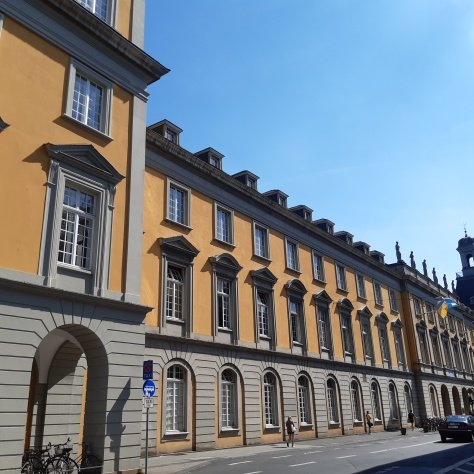
#> input picture Sheet03/data/bonn.jpg, 474 x 474 px
$ python q1_template.py
#> lines starting #> are read from the running program, lines starting #| are printed output that depends on the picture; after the words box and inside, x2 and y2 are one past the last pixel; in counts of white or black regions, pixels touching at a corner belong together
"""
Task 1: Distance Transform using Chamfer 5-7-11
Template for MA-INF 2201 Computer Vision WS25/26
Exercise 03
"""

import numpy as np
import cv2
import matplotlib.pyplot as plt
import os


def chamfer_distance_transform_5_7_11(binary_image):
    """
    Compute Chamfer distance transform using 5-7-11 mask.

    Based on Borgefors "Distance transformations in digital images" (1986).

    Chamfer 5-7-11:
    - Horizontal/vertical neighbors: weight = 5
    - Diagonal neighbors: weight = 7
    - Knight's move neighbors: weight = 11

    Args:
        binary_image: Binary image where features are 255, background is 0

    Returns:
        Distance transform image
    """
    h, w = binary_image.shape
    dt = np.full((h, w), np.inf, dtype=np.float32)

    # Initialize: 0 if feature pixel, infinity otherwise
    dt[binary_image > 0] = 0

    # Define forward and backward masks
    # Forward mask (as shown in slide 37)

    forward_mask = [
        (-1, 0, 5),   # horizontal/vertical neighbor
        (0, -1, 5),   # horizontal/vertical neighbor
        (-1, -1, 7),  # diagonal neighbor
        (-2, -1, 11), # knight's move neighbor
        (-1, -2, 11)  # knight's move neighbor
    ]

    # Backward mask (as shown in slide 37)
    backward_mask = [
        (1, 0, 5),    # horizontal/vertical neighbor
        (0, 1, 5),    # horizontal/vertical neighbor
        (1, 1, 7),    # diagonal neighbor
        (2, 1, 11),   # knight's move neighbor
        (1, 2, 11)    # knight's move neighbor
    ]

    # Forward pass
    # Update distances based on the forward mask
    for i in range(h):
        for j in range(w):
            # Update the distance values with the given weights
            for di, dj, weight in forward_mask:
                neighbour_i, neighbour_j = i + di, j + dj
                if 0 <= neighbour_i < h and 0 <= neighbour_j < w:
                    dt[i, j] = min(dt[i, j], dt[neighbour_i, neighbour_j] + weight)

    # Backward pass
    # Update distances based on the backward mask
    for i in range(h - 1, -1, -1):
        for j in range(w - 1, -1, -1):
            # Update the distance values with the given weights
            for di, dj, weight in backward_mask:
                neighbour_i, neighbour_j = i + di, j + dj
                if 0 <= neighbour_i < h and 0 <= neighbour_j < w:
                    dt[i, j] = min(dt[i, j], dt[neighbour_i, neighbour_j] + weight)

    return dt


def main():

    print("=" * 70)
    print("Task 1: Distance Transform using Chamfer 5-7-11")
    print("=" * 70)

    img_path = 'data/bonn.jpg'
    # img_path = 'data/circle.png'      # play with different images
    # img_path = 'data/square.png'
    # img_path = 'data/triangle.png'

    if not os.path.exists(img_path):
        print(f"Error: {img_path} not found!")
        return

    # Load image and convert to grayscale
    img = cv2.imread(img_path)
#> img is the input picture: shape (474, 474, 3); mean B, G, R 137.8, 129.1, 118.4
    gray = cv2.cvtColor(img, cv2.COLOR_BGR2GRAY)
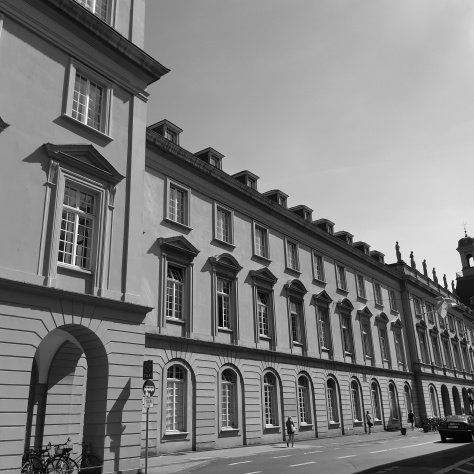
#> gray: shape (474, 474); min 0, max 255, mean 126.9

    # Apply Canny edge detection
    edges = cv2.Canny(gray, 100, 200)
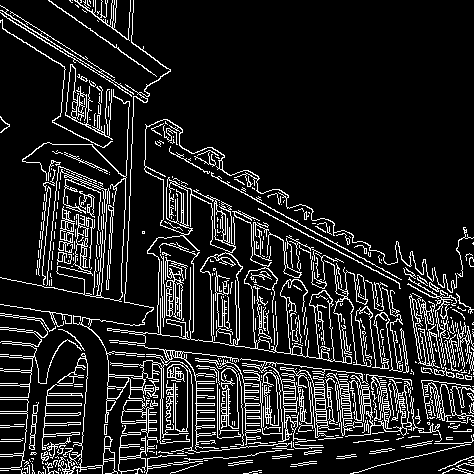
#> edges: shape (474, 474); 12.8% white in thin lines or dots

    # Uncomment to visualize (just for personal debugging)
    # cv2.imshow("Edges", edges)
    # cv2.waitKey(0)
    # cv2.destroyAllWindows()

    # Compute distance transform with the function chamfer_distance_transform_5_7_11
    chamfer_dt = chamfer_distance_transform_5_7_11(edges)
#> after the loop in chamfer_distance_transform_5_7_11, `for i in range(h):`:
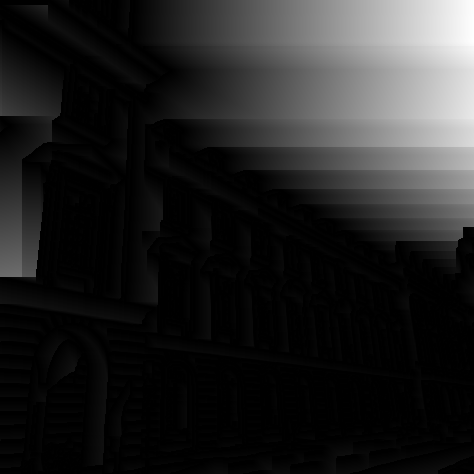
#> dt: shape (474, 474) float32; 0.11% of the values are NaN or infinite; the others: min 0, max 1710, mean 232.1; drawn with min black, max white, NaN and infinite black
#> after the loop in chamfer_distance_transform_5_7_11, `for i in range(h - 1, -1, -1):`:
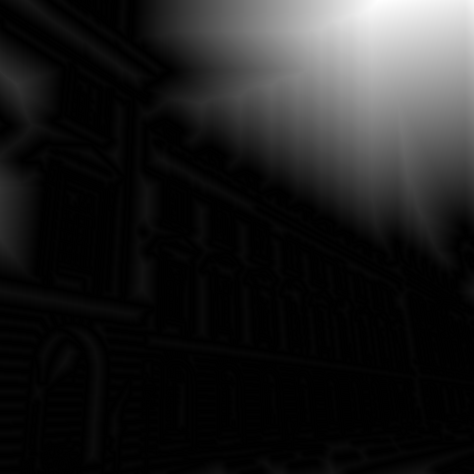
#> dt: shape (474, 474) float32; min 0, max 1220, mean 149.2; drawn with min black and max white

    # Compute distance transform using cv2.distanceTransform
    cv2_dt = cv2.distanceTransform(255 - edges, cv2.DIST_L2, 3)
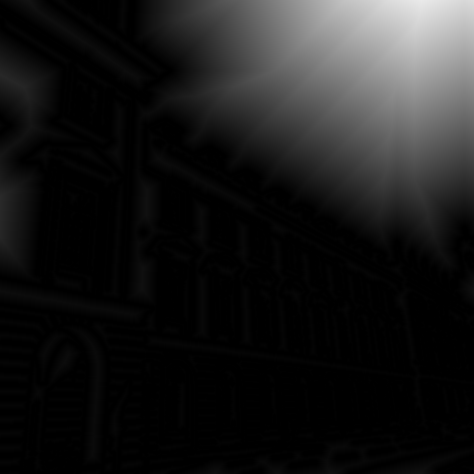
#> cv2_dt: shape (474, 474) float32; min 0, max 234.1, mean 27

    # Visualize results
    fig, axes = plt.subplots(2, 2, figsize=(12, 10))

    # 1. Original image
    axes[0, 0].imshow(gray, cmap='gray')
    axes[0, 0].set_title("Original Image")
    axes[0, 0].axis("off")

    # 2. Edge image
    axes[0, 1].imshow(edges, cmap='gray')
    axes[0, 1].set_title("Edge Image")
    axes[0, 1].axis("off")

    # 3. Distance transform
    axes[1, 0].imshow(chamfer_dt, cmap='gray')
    axes[1, 0].set_title("Chamfer Distance Transform")
    axes[1, 0].axis("off")

    # 4. Distance transform using OpenCV
    axes[1, 1].imshow(cv2_dt, cmap='gray')
    axes[1, 1].set_title("OpenCV Distance Transform")
    axes[1, 1].axis("off")

    plt.tight_layout()
    plt.show()

    print("\n" + "=" * 70)
    print("Task 1 complete!")
    print("=" * 70)


if __name__ == "__main__":
    main()

$ run again, with Sheet03/data/coins.jpg copied over Sheet03/data/bonn.jpg
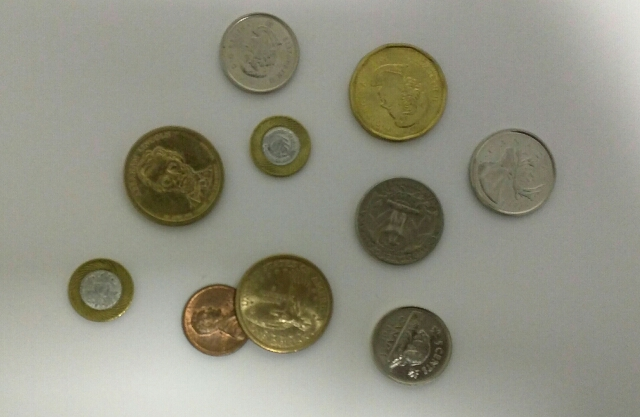
#> input picture Sheet03/data/coins.jpg, 640 x 417 px
#> in main, img is the input picture: shape (417, 640, 3); mean B, G, R 130.6, 145.4, 145.8
#> in main, `edges = cv2.Canny(gray, 100, 200)`:
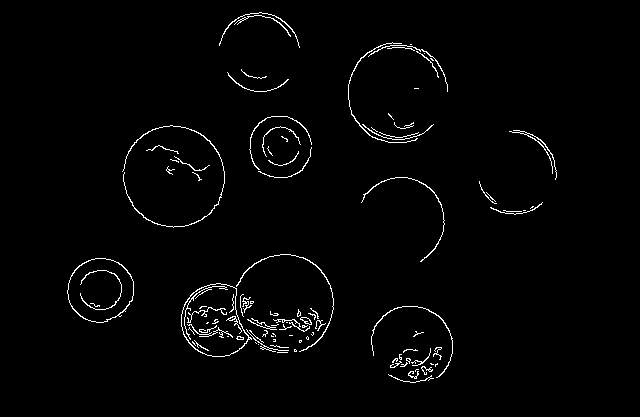
#> edges: shape (417, 640); 1.8% white in thin lines or dots, all inside (x1, y1, x2, y2) = (67, 12, 557, 383)
#> in main, `cv2_dt = cv2.distanceTransform(255 - edges, cv2.DIST_L2, 3)`:
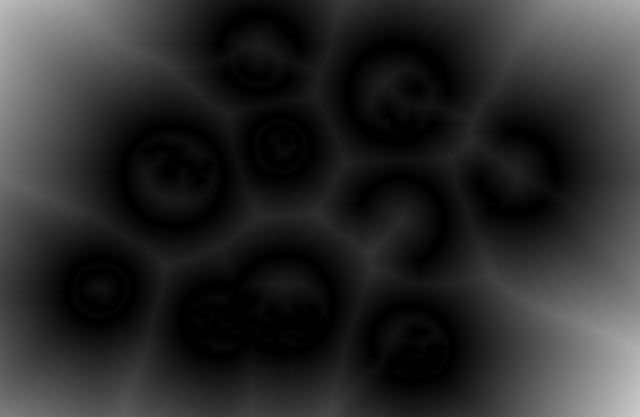
#> cv2_dt: shape (417, 640) float32; min 0, max 203.5, mean 43
